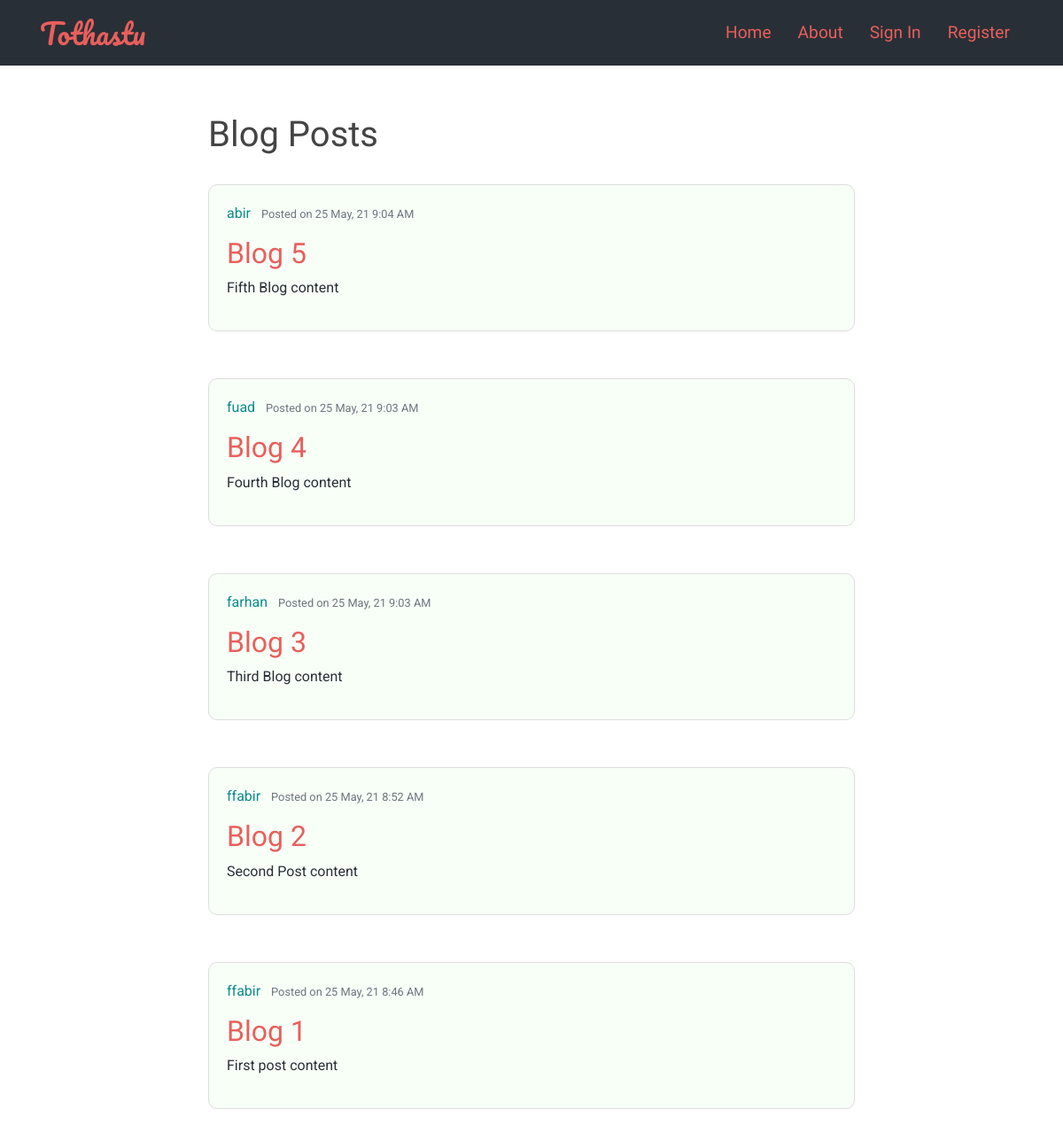
The app's page /, older data.
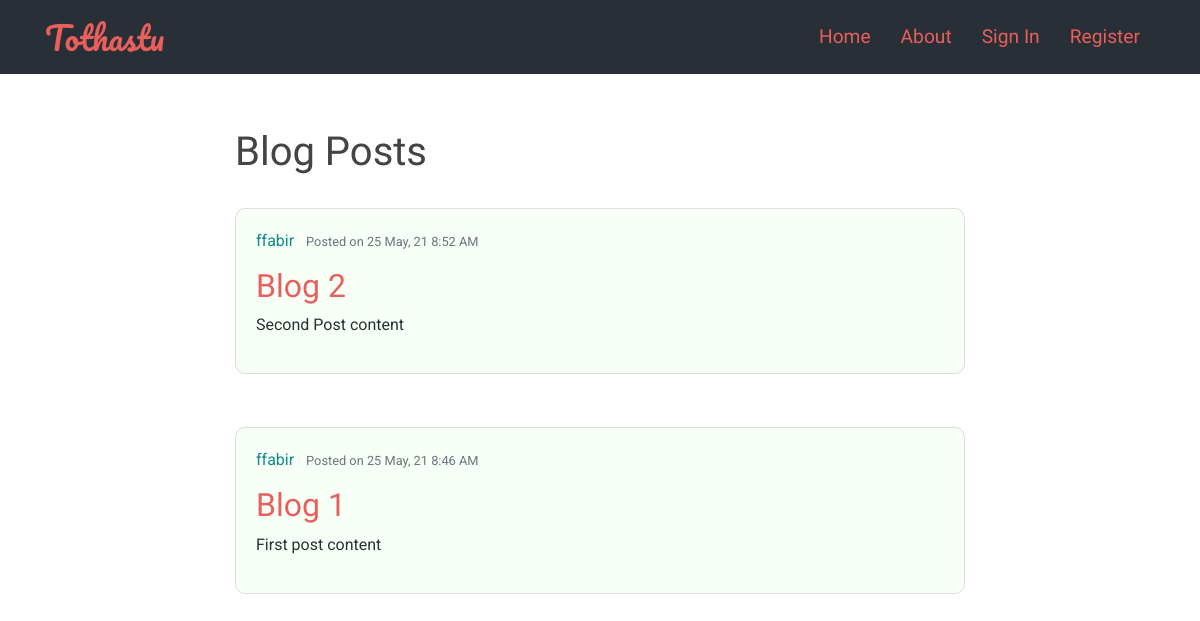
The same page, newer data.
### blog/models.py (models this page shows, shortened)
class Post(models.Model):
    title = models.CharField(max_length=100)
    content = models.TextField()
    post_date = models.DateTimeField(default=timezone.now)
    author = models.ForeignKey(User, on_delete=models.CASCADE)

### blog/views.py (the view)
# urls.py: path('', PostList.as_view(), name='blog-home'),
class PostList(ListView):
    model = Post
    template_name = 'blog/home.html'
    context_object_name = 'posts'
    ordering = ['-post_date']   # for reverse ordering ['post_date']

### blog/templates/blog/home.html
{% extends "blog/base.html" %}
{% block content %}
    <h1>Blog Posts</h1>
    {% for post in posts %}
        <br>
        <article class="media content-section">
            <div class="media-body">
                <div class="article-metadata">
                    <a class="mr-2" href="#">{{ post.author }}</a>
                    <small class="text-muted"> Posted on {{ post.post_date|date:"d M, y g:i A"}}</small>
                </div>
                <h2><a class="article-title" href="#">{{ post.title }}</a></h2>
                <p class="article-content">{{ post.content }}</p>
            </div>
        </article>
        <br>
    {% endfor %}
{% endblock %}

### blog/templates/blog/base.html (shortened to what this page needs)
{% load static %}
<!DOCTYPE html>
<html lang="en">
<head>
    <link rel="stylesheet" href="https://stackpath.bootstrapcdn.com/bootstrap/4.3.1/css/bootstrap.min.css"
>
    <link rel="stylesheet" type="text/css" href="{% static 'blog/style.css' %}">
</head>
<body>
    <header class="site-header">
        {% include "blog/navbar.html" %}
    </header>
    <main role="main" class="container">
        <div class="row justify-content-center">
            <div class="col-md-8">
                {% block content %}{% endblock %}
            </div>
        </div>
    </main>
</body>
</html>

### blog/templates/blog/navbar.html (shortened to what this page needs)
<nav class="navbar fixed-top navbar-expand-lg navbar-dark bg-steel">
    <div class="container">
        <a class="navbar-brand" href="{% url 'blog-home' %}">Tothastu</a>
        <div class="float-right">
            <div class="collapse navbar-collapse" id="navbarToggle">
                <div class="navbar-nav mr-auto">
                    <a class="nav-item nav-link" href="{% url 'blog-home' %}">Home</a>
                    <a class="nav-item nav-link" href="{% url 'blog-about' %}">About</a>
                    {% if user.is_authenticated %}
                        <a class="nav-item nav-link" href="{% url 'profile' %}">Profile</a>
                        <a class="nav-item nav-link" href="{% url 'logout' %}">Sign Out</a>
                    {% else %}
                        <a class="nav-item nav-link" href="{% url 'login' %}">Sign In</a>
                        <a class="nav-item nav-link" href="{% url 'register' %}">Register</a>
                    {% endif %}
                </div>
            </div>
        </div>
    </div>
</nav>
<br>
<br>

### blog/static/blog/style.css (style rules this page uses)
body { background: #ffffff; font-family: 'Roboto', sans-serif; color: #292F36; margin-top: 5rem; margin-bottom: 4rem; }
h1, h2, h3, h4, h5, h6 { color: #444444; font-family: 'Comfortaa', cursive; }
p { font-family: 'Roboto', sans-serif; }
a { color: #0F8B8D; text-decoration: none; }
.bg-steel { background-color: #292F36; }
.site-header .navbar-brand { color: #E85F5C; font-family: 'Pacifico', cursive; font-size: xx-large; }
.site-header .navbar-nav .nav-link { color: #E85F5C; font-family: 'Sarala', sans-serif; font-size: larger; font-weight: normal; padding: 0px 15px; }
.content-section { background: #f7fff7; padding-top: 20px; padding-bottom: 20px; padding-right: 20px; padding-left: 20px; border: 1px solid #dddddd; border-radius: 10px; margin-bottom: 5px; }
.article-title { color: #E85F5C; }
.article-content { white-space: pre-line; }
.article-metadata { padding-bottom: 10px; margin-bottom: 4px; }

Row changes from the older to the newer data that the page shows:
removed Post: author "abir", post_date "25 May, 21 9:04 AM", title "Blog 5", content "Fifth Blog content"
removed Post: author "fuad", post_date "25 May, 21 9:03 AM", title "Blog 4", content "Fourth Blog content"
removed Post: author "farhan", post_date "25 May, 21 9:03 AM", title "Blog 3", content "Third Blog content"
